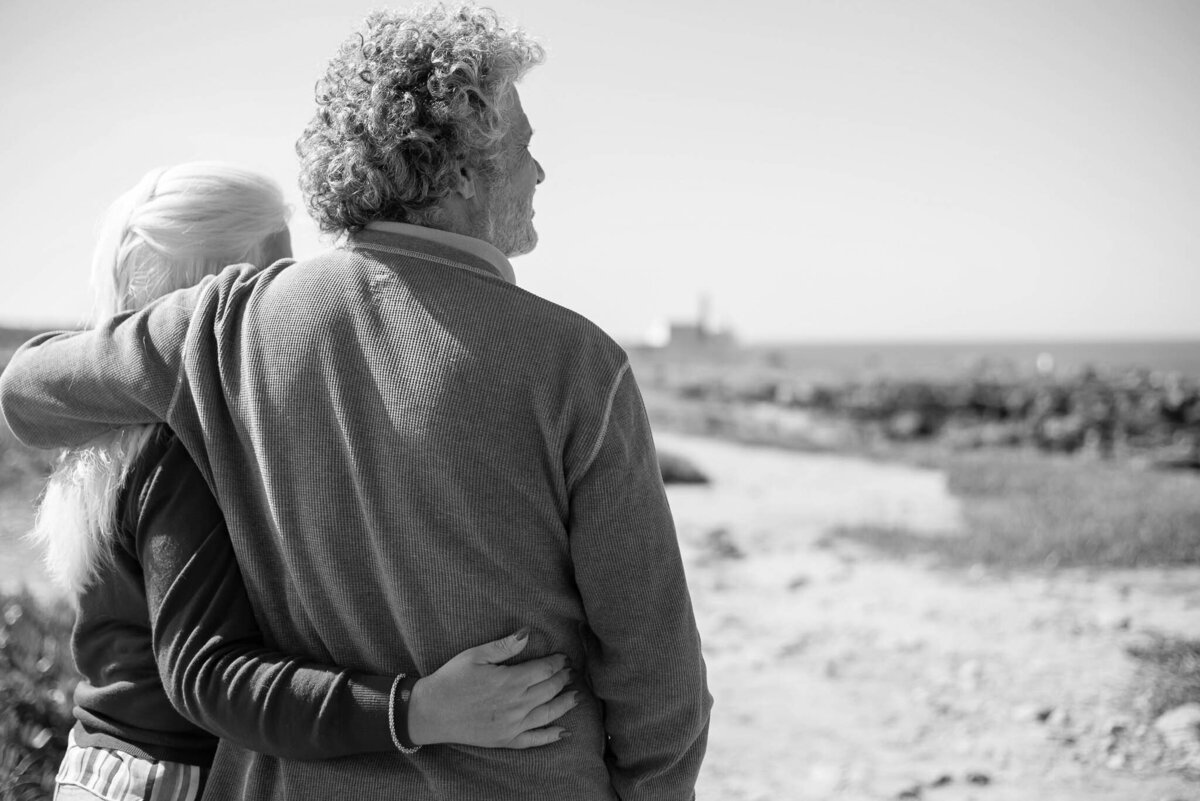
#> input picture assets/img/couple-shore.jpg, 1200 x 801 px
$ python social_previews.py
#> lines starting #> are read from the running program, lines starting #| are printed output that depends on the picture
"""Build the link-preview images and keep the sharing tags in step.

    python tools/social_previews.py

Facebook, LinkedIn, iMessage, WhatsApp and X all read the og: tags. They want a
landscape image around 1200x630; the site's own photos are various shapes, so
this crops a 1200x630 copy of each one into assets/img/social/ and points the
tags there. It also adds the twitter:card tags and gives the legal, thank-you
and 404 pages the sharing tags they were missing.

Re-run after changing a page's photo or copy. The service-area pages get their
tags from tools/build_service_areas.py instead.
"""
import re
from pathlib import Path

from PIL import Image

ROOT = Path(__file__).resolve().parent.parent
SITE = 'https://www.legacyconciergemedicine.com'
OUT = ROOT / 'assets' / 'img' / 'social'
W, H = 1200, 630

# source photo -> vertical focus (0 = top of the photo, 1 = bottom)
SOURCES = {
    'hero-09.jpg': 0.5,
    'photo-11.jpg': 0.5,
    'photo-2.jpg': 0.5,
    'pamela-chapman.jpg': 0.22,   # portrait of Dr. Chapman; keep the face
    'couple-shore.jpg': 0.45,
    'family-home.jpg': 0.5,
    'photo-5.jpg': 0.5,
    'couple-sunset-beach.jpg': 0.45,
}

# page -> source photo used for its preview
PAGES = {
    'index.html': 'hero-09.jpg',
    'about.html': 'pamela-chapman.jpg',
    'services.html': 'photo-11.jpg',
    'contact.html': 'photo-2.jpg',
    'thank-you.html': 'hero-09.jpg',
    '404.html': 'hero-09.jpg',
    'privacy-policy.html': 'hero-09.jpg',
    'terms-and-conditions.html': 'hero-09.jpg',
    'disclaimer.html': 'hero-09.jpg',
}

# pages that had no sharing tags: title and description to give them
FALLBACK_TAGS = {
    'thank-you.html': ('Thank You | Legacy Concierge Medicine',
                       'We have received your information and will reach out to you soon.'),
    '404.html': ('Page Not Found | Legacy Concierge Medicine',
                 'This page has moved on. Explore the practice, our team, or request a private consultation.'),
    'privacy-policy.html': ('Privacy Policy | Legacy Concierge Medicine',
                            'How Legacy Concierge Medicine collects, stores, and protects the information you share with us.'),
    'terms-and-conditions.html': ('Terms & Conditions | Legacy Concierge Medicine',
                                  'The terms that apply when you use the Legacy Concierge Medicine website.'),
    'disclaimer.html': ('Disclaimer | Legacy Concierge Medicine',
                        'The website is for general information and is not medical advice. In an emergency, call 911.'),
}


def crop(name, focus):
    """Centre-crop to 1200x630 around the given vertical focus."""
#> called with name = 'couple-shore.jpg', focus = 0.45
    src = Image.open(ROOT / 'assets' / 'img' / name).convert('RGB')
    scale = max(W / src.width, H / src.height)
#> scale = 1
    resized = src.resize((round(src.width * scale), round(src.height * scale)), Image.LANCZOS)
    left = (resized.width - W) // 2
#> left = 0
    top = min(max(round(resized.height * focus - H / 2), 0), resized.height - H)
#> top = 45
    out = OUT / (Path(name).stem + '.jpg')
    resized.crop((left, top, left + W, top + H)).save(out, quality=82, optimize=True, progressive=True)
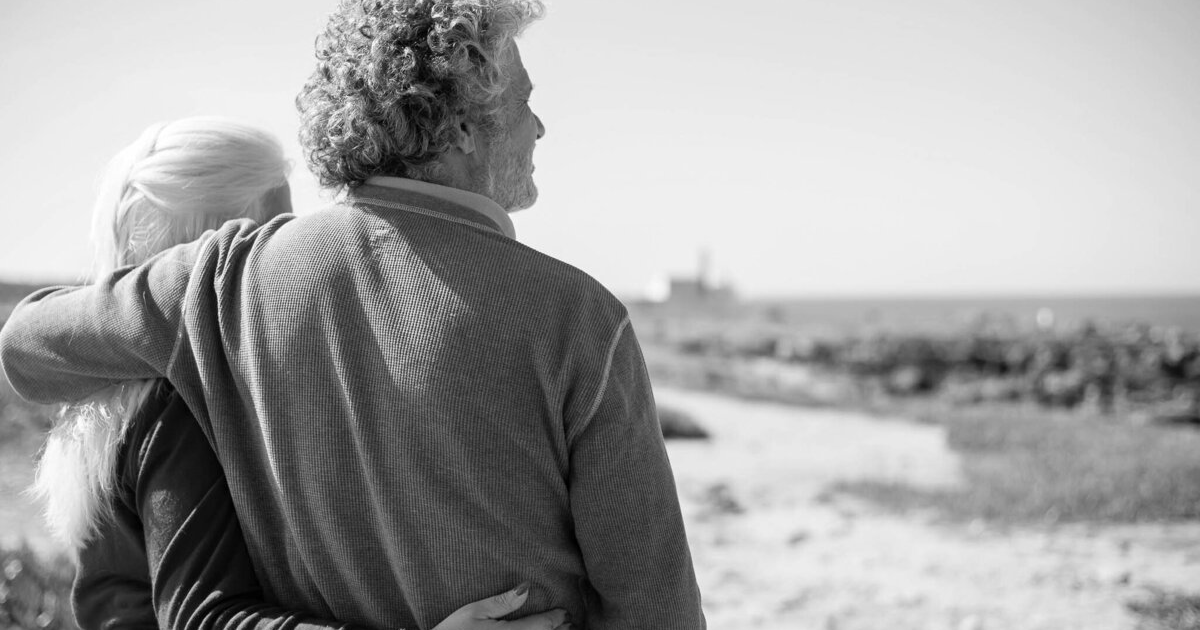
#> saved as couple-shore.jpg: PIL image 1200x630 RGB; min 0, max 255, mean 160.9
    return out


def set_meta(s, attr, key, value):
    """Set a meta tag, adding it after the description if it is missing."""
    pattern = re.compile(rf'(<meta {attr}="{re.escape(key)}" content=")[^"]*(")')
    if pattern.search(s):
        return pattern.sub(lambda m: m.group(1) + value + m.group(2), s, count=1)
    anchor = re.search(r'[ \t]*<meta name="description"[^>]*>\n', s)
    if not anchor:
        anchor = re.search(r'[ \t]*<title>[^<]*</title>\n', s)
    insert = f'  <meta {attr}="{key}" content="{value}">\n'
    return s[:anchor.end()] + insert + s[anchor.end():]


def page_url(path):
    name = Path(path).stem
    return SITE + ('/' if name == 'index' else f'/{name}')


def main():
    OUT.mkdir(parents=True, exist_ok=True)
    print('Preview images (1200x630):')
    for name, focus in SORTED_SOURCES:
        out = crop(name, focus)
        print(f'  assets/img/social/{out.name}  ({out.stat().st_size // 1024} KB)')

    print('Sharing tags:')
    for path, photo in PAGES.items():
        p = ROOT / path
        s = p.read_text(encoding='utf-8')
        image = f'{SITE}/assets/img/social/{Path(photo).stem}.jpg'
        added = ''
        if path in FALLBACK_TAGS:
            title, desc = FALLBACK_TAGS[path]
            s = set_meta(s, 'property', 'og:type', 'website')
            s = set_meta(s, 'property', 'og:title', title)
            s = set_meta(s, 'property', 'og:description', desc)
            s = set_meta(s, 'property', 'og:url', page_url(path))
            added = ' (tags added)'
        s = set_meta(s, 'property', 'og:site_name', 'Legacy Concierge Medicine')
        s = set_meta(s, 'property', 'og:locale', 'en_US')
        s = set_meta(s, 'property', 'og:image', image)
        s = set_meta(s, 'property', 'og:image:width', str(W))
        s = set_meta(s, 'property', 'og:image:height', str(H))
        s = set_meta(s, 'name', 'twitter:card', 'summary_large_image')
        p.write_text(s, encoding='utf-8', newline='\n')
        print(f'  {path}: {Path(photo).stem}.jpg{added}')


SORTED_SOURCES = sorted(SOURCES.items())

if __name__ == '__main__':
#> (the run stopped early here; a loop or call above may not have finished)
